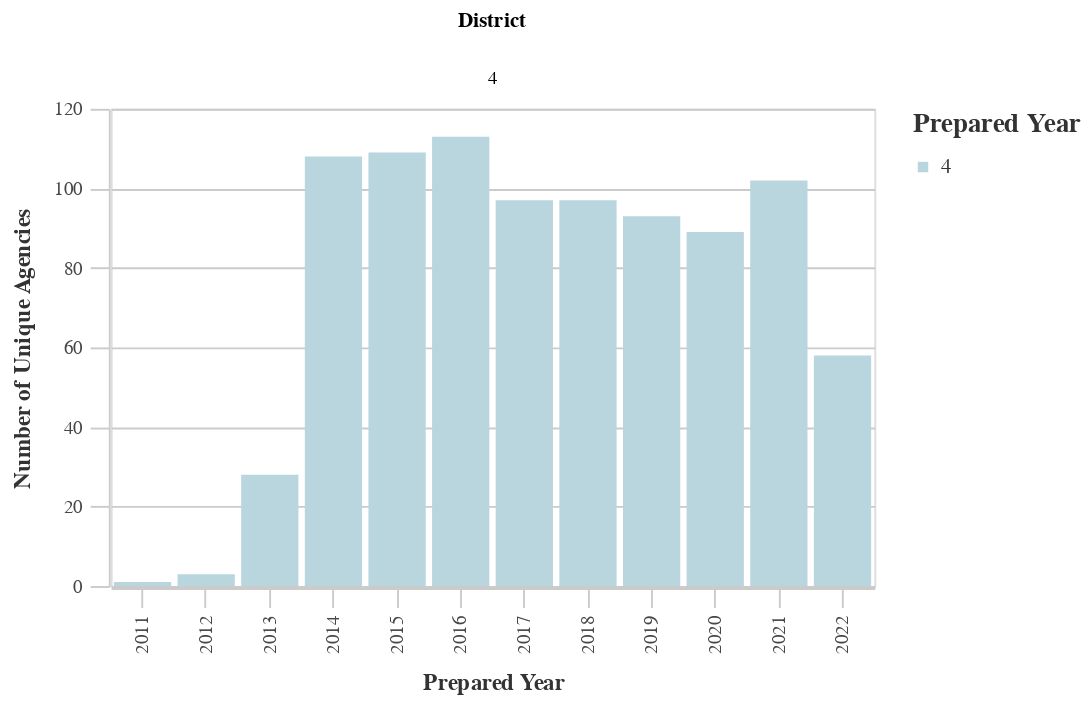

The notebook cell saved with this chart:
### Code cell
# Unique Agencies by Dist
dist_years_agency = ((
        df
        >> group_by(_.prepared_y, _.dist)
        >> summarize(n=_.primary_agency_name.nunique())
        >> arrange(-_.prepared_y)
    )
        .rename(columns={'dist':'District', 'n':'Count'})
    )
chart10 = (alt.Chart(dist_years_agency).mark_bar().encode(
        column='District:N',
        x=alt.X('prepared_y:O', title='Prepared Year'),
        y=alt.Y('Count:Q', title='Number of Unique Agencies'),
        color = alt.Color("District:N", 
                              scale=alt.Scale(
                                  range=altair_utils.CALITP_SEQUENTIAL_COLORS),  
                               legend=alt.Legend(title="Prepared Year")
                              )))
                              
chart10 = styleguide.preset_chart_config(chart10)
chart10 = _dla_utils_reports.add_tooltip(chart10, 'prepared_y', 'Count')
    
display(HTML("<h4><strong>Number of Unique Agencies by District</strong></h4>"))
chart10

### Figure 1 — Vega-Lite specification as saved in the notebook (floating-point values rounded to 4 significant figures)
{"config": {"view": {"continuousWidth": 400, "continuousHeight": 300}, "axis": {"domainColor": "#cbcbcb", "grid": true, "gridColor": "#cbcbcb", "gridWidth": 1, "labelColor": "#474747", "labelFont": "Nunito Sans", "labelFontSize": 10, "labelPadding": 4, "tickColor": "#cbcbcb", "tickSize": 10, "titleColor": "#333", "titleFont": "Raleway", "titleFontSize": 12, "titlePadding": 10}, "axisBand": {"grid": false}, "background": "white", "font": "Raleway", "header": {"labelFont": "Nunito Sans", "titleFont": "Raleway"}, "legend": {"labelColor": "#333", "labelFont": "Nunito Sans", "labelFontSize": 11, "labelLimit": 0, "padding": 1, "symbolSize": 30, "symbolType": "square", "titleColor": "#333", "titleFont": "Raleway", "titleFontSize": 14, "titlePadding": 10}, "title": {"anchor": "middle", "font": "Raleway", "fontSize": 18, "fontWeight": 300, "offset": 20}}, "data": {"name": "data-278d91c974d248e5fe23049a4f501dee"}, "mark": "bar", "encoding": {"color": {"field": "District", "legend": {"title": "Prepared Year"}, "scale": {"range": ["#B9D6DF", "#8CBCCB", "#2EA8CE", "#136C97", "#0B405B"]}, "type": "nominal"}, "column": {"field": "District", "type": "nominal"}, "tooltip": [{"field": "prepared_y", "type": "quantitative"}, {"field": "Count", "type": "quantitative"}], "x": {"field": "prepared_y", "title": "Prepared Year", "type": "ordinal"}, "y": {"field": "Count", "title": "Number of Unique Agencies", "type": "quantitative"}}, "height": 250, "width": 400, "$schema": "https://vega.github.io/schema/vega-lite/v4.17.0.json", "datasets": {"data-278d91c974d248e5fe23049a4f501dee": [{"prepared_y": 2022.0, "District": 4, "Count": 58}, {"prepared_y": 2021.0, "District": 4, "Count": 102}, {"prepared_y": 2020.0, "District": 4, "Count": 89}, {"prepared_y": 2019.0, "District": 4, "Count": 93}, {"prepared_y": 2018.0, "District": 4, "Count": 97}, {"prepared_y": 2017.0, "District": 4, "Count": 97}, {"prepared_y": 2016.0, "District": 4, "Count": 113}, {"prepared_y": 2015.0, "District": 4, "Count": 109}, {"prepared_y": 2014.0, "District": 4, "Count": 108}, {"prepared_y": 2013.0, "District": 4, "Count": 28}, {"prepared_y": 2012.0, "District": 4, "Count": 3}, {"prepared_y": 2011.0, "District": 4, "Count": 1}]}}
